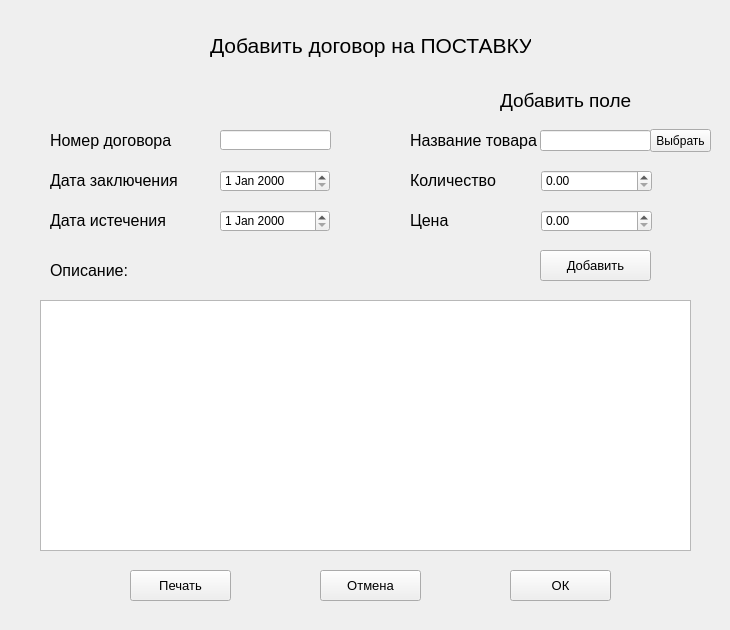
<?xml version="1.0" encoding="UTF-8"?>
<ui version="4.0">
 <class>add_del</class>
 <widget class="QWidget" name="add_del">
  <property name="geometry">
   <rect>
    <x>0</x>
    <y>0</y>
    <width>730</width>
    <height>630</height>
   </rect>
  </property>
  <property name="windowTitle">
   <string>Договор на поставку</string>
  </property>
  <widget class="QLabel" name="label_3">
   <property name="geometry">
    <rect>
     <x>50</x>
     <y>130</y>
     <width>141</width>
     <height>21</height>
    </rect>
   </property>
   <property name="font">
    <font>
     <pointsize>12</pointsize>
    </font>
   </property>
   <property name="text">
    <string>Номер договора</string>
   </property>
  </widget>
  <widget class="QLabel" name="label">
   <property name="geometry">
    <rect>
     <x>50</x>
     <y>170</y>
     <width>141</width>
     <height>21</height>
    </rect>
   </property>
   <property name="font">
    <font>
     <pointsize>12</pointsize>
    </font>
   </property>
   <property name="text">
    <string>Дата заключения</string>
   </property>
  </widget>
  <widget class="QLabel" name="label_2">
   <property name="geometry">
    <rect>
     <x>50</x>
     <y>210</y>
     <width>141</width>
     <height>21</height>
    </rect>
   </property>
   <property name="font">
    <font>
     <pointsize>12</pointsize>
    </font>
   </property>
   <property name="text">
    <string>Дата истечения</string>
   </property>
  </widget>
  <widget class="QDateEdit" name="dateEdit_2">
   <property name="geometry">
    <rect>
     <x>220</x>
     <y>210</y>
     <width>110</width>
     <height>22</height>
    </rect>
   </property>
  </widget>
  <widget class="QDateEdit" name="dateEdit">
   <property name="geometry">
    <rect>
     <x>220</x>
     <y>170</y>
     <width>110</width>
     <height>22</height>
    </rect>
   </property>
  </widget>
  <widget class="QLabel" name="label_4">
   <property name="geometry">
    <rect>
     <x>210</x>
     <y>30</y>
     <width>321</width>
     <height>31</height>
    </rect>
   </property>
   <property name="font">
    <font>
     <pointsize>16</pointsize>
    </font>
   </property>
   <property name="text">
    <string>Добавить договор на ПОСТАВКУ</string>
   </property>
  </widget>
  <widget class="QPushButton" name="pushButton_Dec">
   <property name="geometry">
    <rect>
     <x>320</x>
     <y>570</y>
     <width>101</width>
     <height>31</height>
    </rect>
   </property>
   <property name="font">
    <font>
     <pointsize>10</pointsize>
    </font>
   </property>
   <property name="text">
    <string>Отмена</string>
   </property>
  </widget>
  <widget class="QPushButton" name="pushButton_Ok">
   <property name="geometry">
    <rect>
     <x>510</x>
     <y>570</y>
     <width>101</width>
     <height>31</height>
    </rect>
   </property>
   <property name="font">
    <font>
     <pointsize>10</pointsize>
    </font>
   </property>
   <property name="text">
    <string>ОК</string>
   </property>
  </widget>
  <widget class="QLineEdit" name="lineEdit">
   <property name="geometry">
    <rect>
     <x>220</x>
     <y>130</y>
     <width>111</width>
     <height>20</height>
    </rect>
   </property>
  </widget>
  <widget class="QLabel" name="label_5">
   <property name="geometry">
    <rect>
     <x>50</x>
     <y>260</y>
     <width>141</width>
     <height>21</height>
    </rect>
   </property>
   <property name="font">
    <font>
     <pointsize>12</pointsize>
    </font>
   </property>
   <property name="text">
    <string>Описание:</string>
   </property>
  </widget>
  <widget class="QTextEdit" name="textEdit">
   <property name="geometry">
    <rect>
     <x>40</x>
     <y>300</y>
     <width>651</width>
     <height>251</height>
    </rect>
   </property>
   <property name="font">
    <font>
     <pointsize>10</pointsize>
    </font>
   </property>
  </widget>
  <widget class="QLineEdit" name="lineEdit_2">
   <property name="geometry">
    <rect>
     <x>540</x>
     <y>130</y>
     <width>111</width>
     <height>21</height>
    </rect>
   </property>
  </widget>
  <widget class="QLabel" name="label_6">
   <property name="geometry">
    <rect>
     <x>500</x>
     <y>90</y>
     <width>141</width>
     <height>21</height>
    </rect>
   </property>
   <property name="font">
    <font>
     <pointsize>14</pointsize>
    </font>
   </property>
   <property name="text">
    <string>Добавить поле</string>
   </property>
  </widget>
  <widget class="QPushButton" name="pushButton_Add">
   <property name="geometry">
    <rect>
     <x>540</x>
     <y>250</y>
     <width>111</width>
     <height>31</height>
    </rect>
   </property>
   <property name="font">
    <font>
     <pointsize>10</pointsize>
    </font>
   </property>
   <property name="text">
    <string>Добавить</string>
   </property>
  </widget>
  <widget class="QLabel" name="label_7">
   <property name="geometry">
    <rect>
     <x>410</x>
     <y>130</y>
     <width>131</width>
     <height>21</height>
    </rect>
   </property>
   <property name="font">
    <font>
     <pointsize>12</pointsize>
    </font>
   </property>
   <property name="text">
    <string>Название товара</string>
   </property>
  </widget>
  <widget class="QLabel" name="label_8">
   <property name="geometry">
    <rect>
     <x>410</x>
     <y>170</y>
     <width>121</width>
     <height>21</height>
    </rect>
   </property>
   <property name="font">
    <font>
     <pointsize>12</pointsize>
    </font>
   </property>
   <property name="text">
    <string>Количество</string>
   </property>
  </widget>
  <widget class="QLabel" name="label_9">
   <property name="geometry">
    <rect>
     <x>410</x>
     <y>210</y>
     <width>121</width>
     <height>21</height>
    </rect>
   </property>
   <property name="font">
    <font>
     <pointsize>12</pointsize>
    </font>
   </property>
   <property name="text">
    <string>Цена</string>
   </property>
  </widget>
  <widget class="QPushButton" name="pushButton_2">
   <property name="geometry">
    <rect>
     <x>650</x>
     <y>129</y>
     <width>61</width>
     <height>23</height>
    </rect>
   </property>
   <property name="text">
    <string>Выбрать</string>
   </property>
  </widget>
  <widget class="QDoubleSpinBox" name="doubleSpinBox">
   <property name="geometry">
    <rect>
     <x>541</x>
     <y>170</y>
     <width>111</width>
     <height>22</height>
    </rect>
   </property>
   <property name="maximum">
    <double>999999.989999999990687</double>
   </property>
  </widget>
  <widget class="QDoubleSpinBox" name="doubleSpinBox_2">
   <property name="geometry">
    <rect>
     <x>541</x>
     <y>210</y>
     <width>111</width>
     <height>22</height>
    </rect>
   </property>
   <property name="maximum">
    <double>999999.989999999990687</double>
   </property>
  </widget>
  <widget class="QPushButton" name="pushButton_Print">
   <property name="geometry">
    <rect>
     <x>130</x>
     <y>570</y>
     <width>101</width>
     <height>31</height>
    </rect>
   </property>
   <property name="font">
    <font>
     <pointsize>10</pointsize>
    </font>
   </property>
   <property name="text">
    <string>Печать</string>
   </property>
  </widget>
 </widget>
 <resources/>
 <connections/>
</ui>
